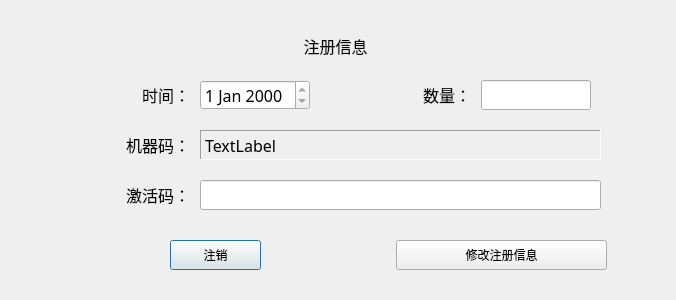
<?xml version="1.0" encoding="UTF-8"?>
<ui version="4.0">
 <class>RegisterInfo</class>
 <widget class="QDialog" name="RegisterInfo">
  <property name="geometry">
   <rect>
    <x>0</x>
    <y>0</y>
    <width>676</width>
    <height>300</height>
   </rect>
  </property>
  <property name="minimumSize">
   <size>
    <width>537</width>
    <height>300</height>
   </size>
  </property>
  <property name="maximumSize">
   <size>
    <width>1200</width>
    <height>312</height>
   </size>
  </property>
  <property name="windowTitle">
   <string/>
  </property>
  <property name="styleSheet">
   <string notr="true">font: 12pt &quot;微软雅黑&quot;;</string>
  </property>
  <widget class="QLabel" name="label">
   <property name="geometry">
    <rect>
     <x>40</x>
     <y>80</y>
     <width>150</width>
     <height>30</height>
    </rect>
   </property>
   <property name="font">
    <font>
     <family>微软雅黑</family>
     <pointsize>12</pointsize>
     <weight>50</weight>
     <italic>false</italic>
     <bold>false</bold>
    </font>
   </property>
   <property name="text">
    <string>时间：</string>
   </property>
   <property name="alignment">
    <set>Qt::AlignRight|Qt::AlignTrailing|Qt::AlignVCenter</set>
   </property>
  </widget>
  <widget class="QLabel" name="label_2">
   <property name="geometry">
    <rect>
     <x>350</x>
     <y>80</y>
     <width>121</width>
     <height>30</height>
    </rect>
   </property>
   <property name="font">
    <font>
     <family>微软雅黑</family>
     <pointsize>12</pointsize>
     <weight>50</weight>
     <italic>false</italic>
     <bold>false</bold>
    </font>
   </property>
   <property name="text">
    <string>数量：</string>
   </property>
   <property name="alignment">
    <set>Qt::AlignRight|Qt::AlignTrailing|Qt::AlignVCenter</set>
   </property>
  </widget>
  <widget class="QLabel" name="label_3">
   <property name="geometry">
    <rect>
     <x>9</x>
     <y>130</y>
     <width>181</width>
     <height>30</height>
    </rect>
   </property>
   <property name="font">
    <font>
     <family>微软雅黑</family>
     <pointsize>12</pointsize>
     <weight>50</weight>
     <italic>false</italic>
     <bold>false</bold>
    </font>
   </property>
   <property name="text">
    <string>机器码：</string>
   </property>
   <property name="alignment">
    <set>Qt::AlignRight|Qt::AlignTrailing|Qt::AlignVCenter</set>
   </property>
  </widget>
  <widget class="QLabel" name="label_4">
   <property name="geometry">
    <rect>
     <x>-1</x>
     <y>180</y>
     <width>191</width>
     <height>30</height>
    </rect>
   </property>
   <property name="font">
    <font>
     <family>微软雅黑</family>
     <pointsize>12</pointsize>
     <weight>50</weight>
     <italic>false</italic>
     <bold>false</bold>
    </font>
   </property>
   <property name="text">
    <string>激活码：</string>
   </property>
   <property name="alignment">
    <set>Qt::AlignRight|Qt::AlignTrailing|Qt::AlignVCenter</set>
   </property>
  </widget>
  <widget class="QLabel" name="label_6">
   <property name="geometry">
    <rect>
     <x>200</x>
     <y>130</y>
     <width>401</width>
     <height>30</height>
    </rect>
   </property>
   <property name="font">
    <font>
     <family>微软雅黑</family>
     <pointsize>12</pointsize>
     <weight>50</weight>
     <italic>false</italic>
     <bold>false</bold>
    </font>
   </property>
   <property name="frameShape">
    <enum>QFrame::Panel</enum>
   </property>
   <property name="frameShadow">
    <enum>QFrame::Sunken</enum>
   </property>
   <property name="text">
    <string>TextLabel</string>
   </property>
  </widget>
  <widget class="QLabel" name="label_9">
   <property name="geometry">
    <rect>
     <x>0</x>
     <y>30</y>
     <width>671</width>
     <height>31</height>
    </rect>
   </property>
   <property name="font">
    <font>
     <family>微软雅黑</family>
     <pointsize>12</pointsize>
     <weight>50</weight>
     <italic>false</italic>
     <bold>false</bold>
    </font>
   </property>
   <property name="text">
    <string>注册信息</string>
   </property>
   <property name="alignment">
    <set>Qt::AlignCenter</set>
   </property>
  </widget>
  <widget class="QPushButton" name="pushButton">
   <property name="geometry">
    <rect>
     <x>170</x>
     <y>240</y>
     <width>91</width>
     <height>30</height>
    </rect>
   </property>
   <property name="text">
    <string>注销</string>
   </property>
  </widget>
  <widget class="QPushButton" name="pushButton_2">
   <property name="geometry">
    <rect>
     <x>396</x>
     <y>240</y>
     <width>211</width>
     <height>30</height>
    </rect>
   </property>
   <property name="text">
    <string>修改注册信息</string>
   </property>
  </widget>
  <widget class="QLineEdit" name="label_7">
   <property name="geometry">
    <rect>
     <x>481</x>
     <y>80</y>
     <width>110</width>
     <height>30</height>
    </rect>
   </property>
   <property name="font">
    <font>
     <family>微软雅黑</family>
     <pointsize>12</pointsize>
     <weight>50</weight>
     <italic>false</italic>
     <bold>false</bold>
    </font>
   </property>
   <property name="readOnly">
    <bool>true</bool>
   </property>
  </widget>
  <widget class="QLineEdit" name="label_5">
   <property name="geometry">
    <rect>
     <x>200</x>
     <y>180</y>
     <width>401</width>
     <height>30</height>
    </rect>
   </property>
   <property name="font">
    <font>
     <family>微软雅黑</family>
     <pointsize>12</pointsize>
     <weight>50</weight>
     <italic>false</italic>
     <bold>false</bold>
    </font>
   </property>
   <property name="readOnly">
    <bool>true</bool>
   </property>
  </widget>
  <widget class="QPushButton" name="pushButton_3">
   <property name="geometry">
    <rect>
     <x>410</x>
     <y>240</y>
     <width>81</width>
     <height>30</height>
    </rect>
   </property>
   <property name="text">
    <string>激活</string>
   </property>
  </widget>
  <widget class="QDateEdit" name="dateEdit">
   <property name="geometry">
    <rect>
     <x>200</x>
     <y>80</y>
     <width>110</width>
     <height>30</height>
    </rect>
   </property>
   <property name="font">
    <font>
     <family>微软雅黑</family>
     <pointsize>12</pointsize>
     <weight>50</weight>
     <italic>false</italic>
     <bold>false</bold>
    </font>
   </property>
   <property name="readOnly">
    <bool>true</bool>
   </property>
  </widget>
  <zorder>pushButton_3</zorder>
  <zorder>label</zorder>
  <zorder>label_2</zorder>
  <zorder>label_3</zorder>
  <zorder>label_4</zorder>
  <zorder>label_6</zorder>
  <zorder>label_9</zorder>
  <zorder>pushButton</zorder>
  <zorder>pushButton_2</zorder>
  <zorder>label_7</zorder>
  <zorder>label_5</zorder>
  <zorder>dateEdit</zorder>
 </widget>
 <resources/>
 <connections/>
</ui>
